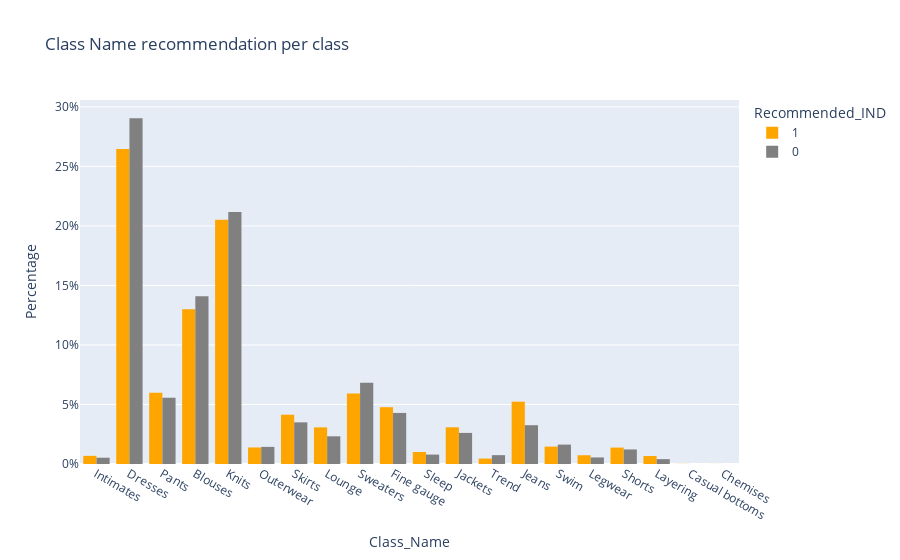

The code cell stored with this chart in its notebook:
### Code cell
Hist_class = px.histogram(comment, 
            x = "Class_Name", 
            y = "Recommended_IND", 
            color = "Recommended_IND", 
            barmode = "group",
            histnorm = 'percent',
            histfunc = "count",
            color_discrete_sequence = ["orange", "gray"], 
            title = "Class Name recommendation per class ")

Hist_class.update_layout(yaxis={"ticksuffix":"%"})
Hist_class.update_layout(yaxis_title="Percentage")
Hist_class.update_xaxes(type='category')
Hist_class.show()

### Figure 1 — Plotly figure (JSON) as saved in the notebook; plotly's stock layout.template omitted (floating-point values rounded to 4 significant figures; data arrays with more than 128 entries replaced by an {"elided": "..."} marker saying what was removed)
{"data": [{"alignmentgroup": "True", "bingroup": "x", "histfunc": "count", "histnorm": "percent", "hovertemplate": "Recommended_IND=1<br>Class_Name=%{x}<br>percent=%{y}<extra></extra>", "legendgroup": "1", "marker": {"color": "orange", "pattern": {"shape": ""}}, "name": "1", "offsetgroup": "1", "orientation": "v", "showlegend": true, "type": "histogram", "x": {"elided": "19314 str values"}, "xaxis": "x", "y": {"elided": "19314 int values"}, "yaxis": "y"}, {"alignmentgroup": "True", "bingroup": "x", "histfunc": "count", "histnorm": "percent", "hovertemplate": "Recommended_IND=0<br>Class_Name=%{x}<br>percent=%{y}<extra></extra>", "legendgroup": "0", "marker": {"color": "gray", "pattern": {"shape": ""}}, "name": "0", "offsetgroup": "0", "orientation": "v", "showlegend": true, "type": "histogram", "x": {"elided": "4172 str values"}, "xaxis": "x", "y": {"elided": "4172 int values"}, "yaxis": "y"}], "layout": {"barmode": "group", "legend": {"title": {"text": "Recommended_IND"}, "tracegroupgap": 0}, "title": {"text": "Class Name recommendation per class "}, "xaxis": {"anchor": "y", "domain": [0, 1], "title": {"text": "Class_Name"}, "type": "category"}, "yaxis": {"anchor": "x", "categoryarray": [0, 1], "categoryorder": "array", "domain": [0, 1], "ticksuffix": "%", "title": {"text": "Percentage"}}}}
